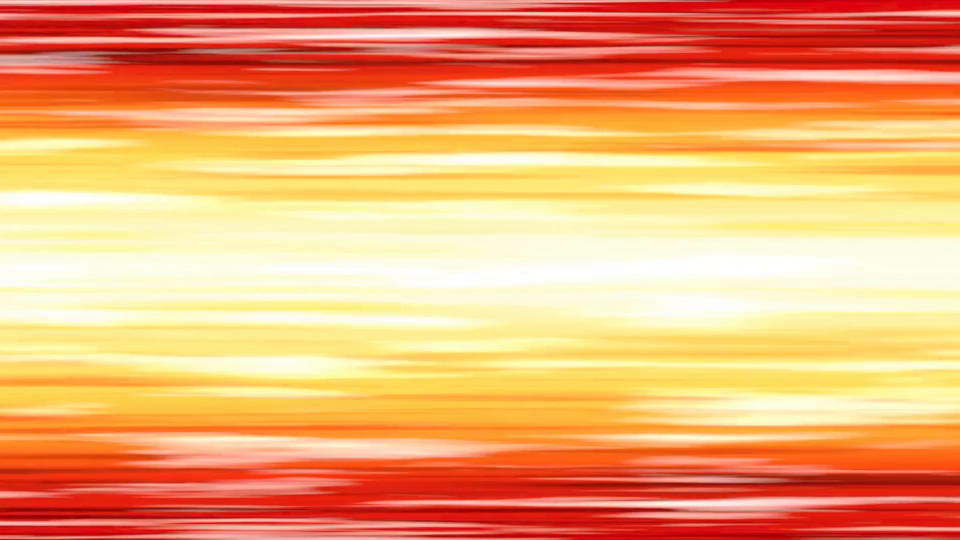
#> input picture frame 9 of assets/a.mp4, 1920 x 1080 px (shown at 1/2 size)
$ python rotate.py
#> lines starting #> are read from the running program, lines starting #| are printed output that depends on the picture
import cv2
import numpy as np

input_video_path = 'assets/a.mp4'
output_video_path = 'assets/rotated_a.mp4'

angle = 180

cap = cv2.VideoCapture(input_video_path)

if not cap.isOpened():
    print("Error: 動画ファイルを開けませんでした。")
    exit()

fps = cap.get(cv2.CAP_PROP_FPS)
frame_width = int(cap.get(cv2.CAP_PROP_FRAME_WIDTH))
frame_height = int(cap.get(cv2.CAP_PROP_FRAME_HEIGHT))

fourcc = cv2.VideoWriter_fourcc(*'mp4v')
out = cv2.VideoWriter(output_video_path, fourcc, fps, (frame_width, frame_height))

center = (frame_width // 2, frame_height // 2)
rotation_matrix = cv2.getRotationMatrix2D(center, angle, 1)

while True:
    ret, frame = cap.read()
#> frame is the input picture: shape (1080, 1920, 3); mean B, G, R 113.5, 170.4, 242.4
    if not ret:
        break

    rotated_frame = cv2.warpAffine(frame, rotation_matrix, (frame_width, frame_height))
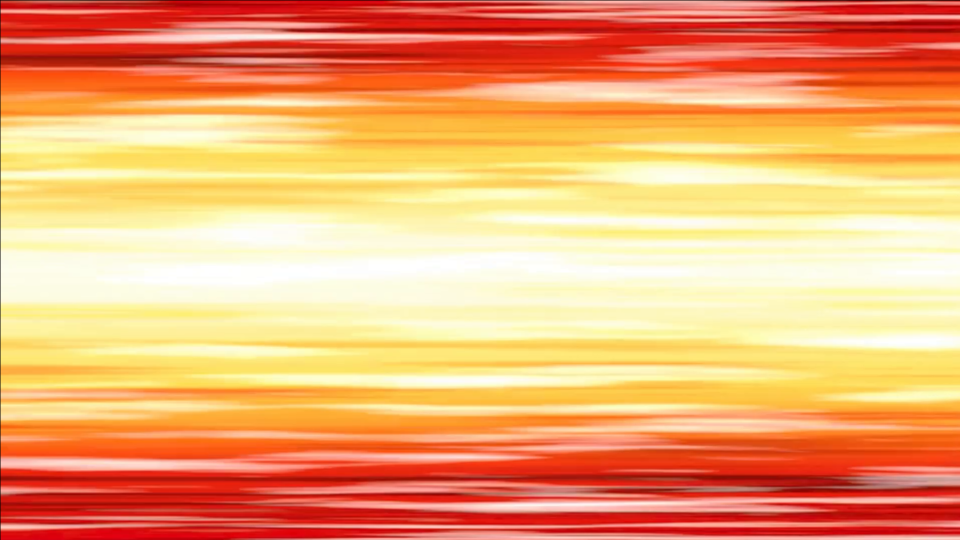
#> rotated_frame: shape (1080, 1920, 3) (shown at 1/2 size); mean B, G, R 113.3, 170.2, 242.1
    out.write(rotated_frame)

cap.release()
out.release()

print(f"動画の回転が完了しました。出力ファイル: {output_video_path}")

$ run again, starting later in the video
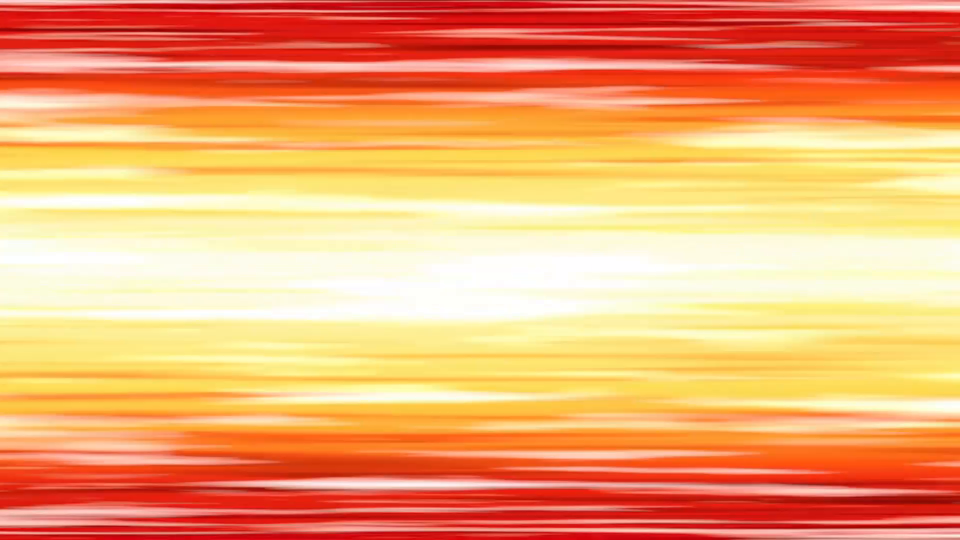
#> input picture frame 43 of assets/a.mp4, 1920 x 1080 px (shown at 1/2 size)
#> frame is the input picture: shape (1080, 1920, 3); mean B, G, R 111.8, 169, 243.6
#> `rotated_frame = cv2.warpAffine(frame, rotation_matrix, (frame_width, f..`:
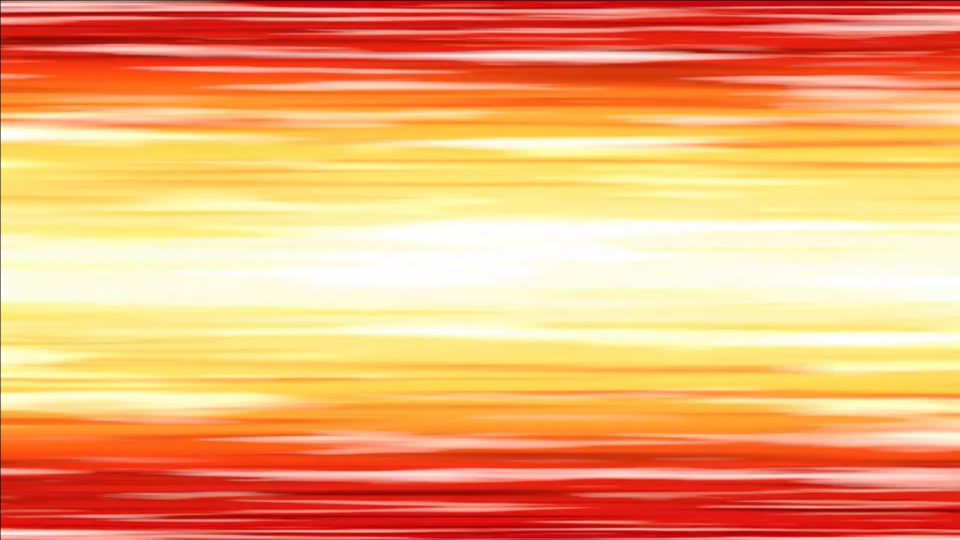
#> rotated_frame: shape (1080, 1920, 3) (shown at 1/2 size); mean B, G, R 111.7, 168.8, 243.3

$ run again, starting later in the video
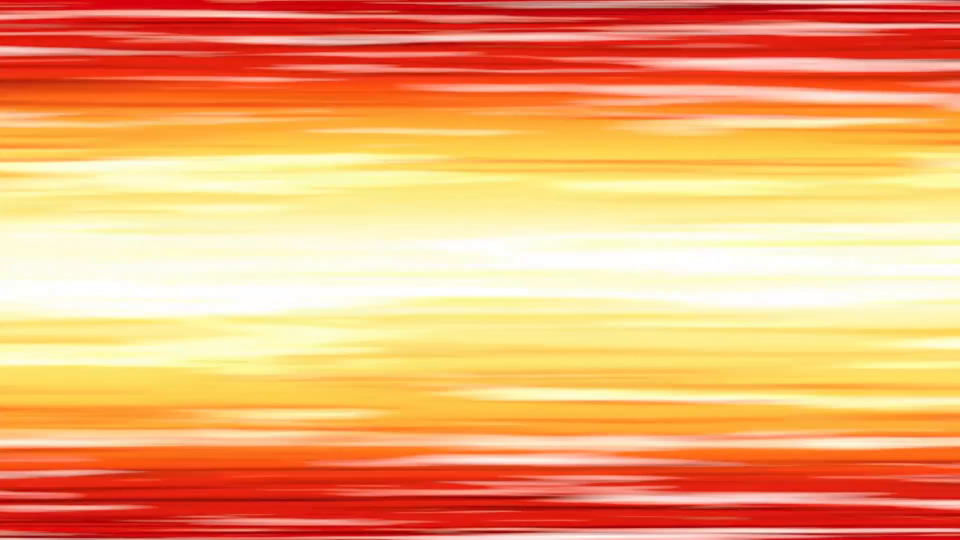
#> input picture frame 76 of assets/a.mp4, 1920 x 1080 px (shown at 1/2 size)
#> frame is the input picture: shape (1080, 1920, 3); mean B, G, R 112, 169.8, 243.5
#> `rotated_frame = cv2.warpAffine(frame, rotation_matrix, (frame_width, f..`:
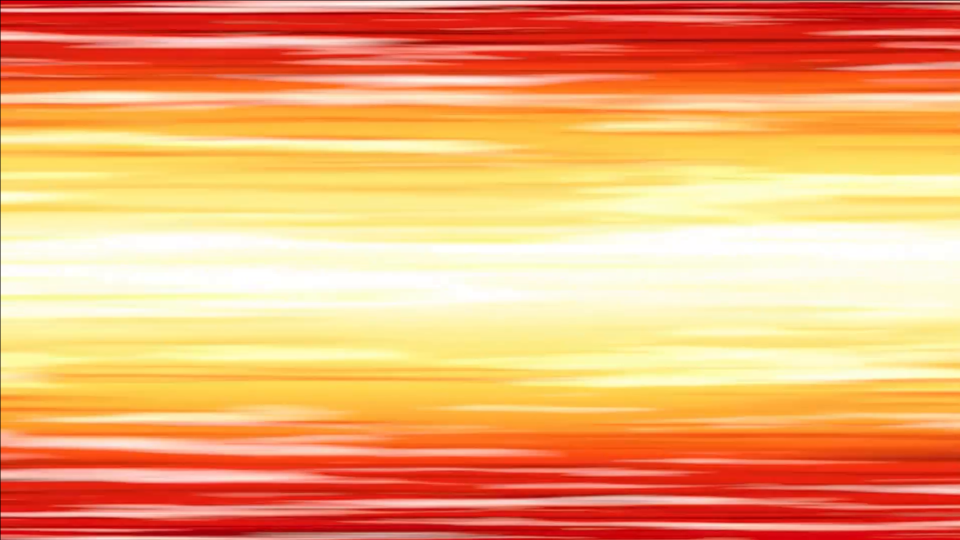
#> rotated_frame: shape (1080, 1920, 3) (shown at 1/2 size); mean B, G, R 111.8, 169.6, 243.2
